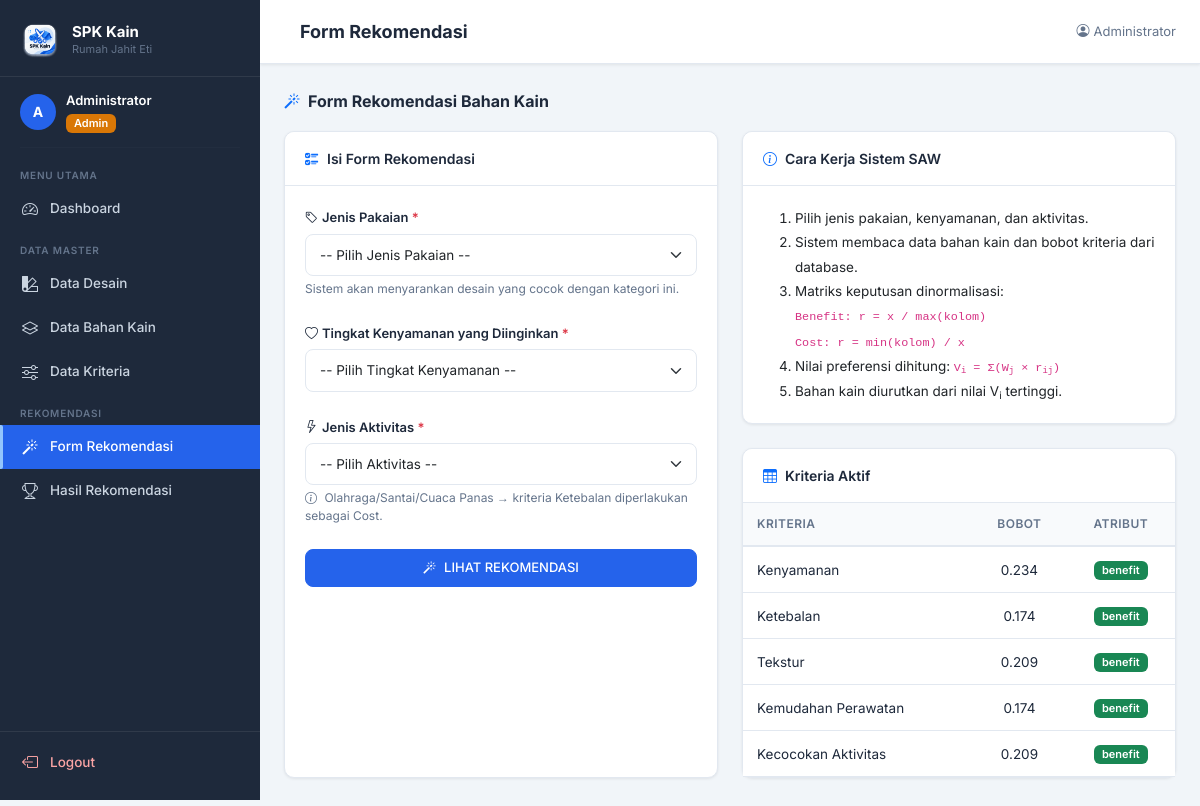
The app's page /public/rekomendasi/form.php (signed in) with its own data.
### tables this page shows
CREATE TABLE `kriteria` (
  `id`            INT          NOT NULL AUTO_INCREMENT,
  `nama_kriteria` VARCHAR(50)  NOT NULL,
  `bobot`         DECIMAL(5,3) NOT NULL COMMENT '0.000–1.000; total semua baris harus = 1.000',
  `atribut`       ENUM('benefit','cost') NOT NULL DEFAULT 'benefit',
  `created_at`    TIMESTAMP    NOT NULL DEFAULT CURRENT_TIMESTAMP,
  PRIMARY KEY (`id`)
);

### src/autoload.php (called while the page is built, shortened)
<?php
spl_autoload_register(function (string $class): void {
    $namespaceMap = [
        'Config\\'     => BASE_PATH . '/src/Config/',
        'Models\\'     => BASE_PATH . '/src/Models/',
        'Services\\'   => BASE_PATH . '/src/Services/',
        'Middleware\\' => BASE_PATH . '/src/Middleware/',
        'Helpers\\'    => BASE_PATH . '/src/Helpers/',
    ];
    foreach ($namespaceMap as $namespace => $dir) {
        if (str_starts_with($class, $namespace)) {
            $relative = substr($class, strlen($namespace));
            $file     = $dir . str_replace('\\', '/', $relative) . '.php';
            if (file_exists($file)) {
                return;
            }
        }
    }
});

### src/Config/Database.php (called while the page is built, shortened)
<?php
class Database
{
    private static ?PDO $instance = null;
    private static string $host     = '127.0.0.1';
    private static int    $port     = 3307;
    private static string $dbname   = 'spk_saw_kain';
    private static string $username = 'root';
    private static string $password = '';
    private static string $charset  = 'utf8mb4';
    public static function getInstance(): PDO
    {
        if (self::$instance === null) {
            $dsn = sprintf(
                'mysql:host=%s;port=%d;dbname=%s;charset=%s',
                self::$host,
                self::$port,
                self::$dbname,
                self::$charset
            );
            $options = [
                PDO::ATTR_ERRMODE            => PDO::ERRMODE_EXCEPTION,
                PDO::ATTR_DEFAULT_FETCH_MODE => PDO::FETCH_ASSOC,
                PDO::ATTR_EMULATE_PREPARES   => false,
            ];
            try {
                self::$instance = new PDO($dsn, self::$username, self::$password, $options);
            } catch (PDOException $e) {
                error_log('[DB Error] ' . $e->getMessage());
                die('Koneksi database gagal. Hubungi administrator.');
            }
        }
        return self::$instance;
    }
}

### src/Models/Kriteria.php (called while the page is built, shortened)
<?php
class Kriteria
{
    private PDO $db;
    public function __construct()
    {
        $this->db = Database::getInstance();
    }
    public function getAll(): array
    {
        $stmt = $this->db->query(
            'SELECT id, nama_kriteria, bobot, atribut, created_at FROM kriteria ORDER BY id'
        );
        return $stmt->fetchAll();
    }
    public function getTotalBobot(): float
    {
        $result = $this->db->query('SELECT SUM(bobot) FROM kriteria')->fetchColumn();
        return $result !== null ? round((float)$result, 3) : 0.0;
    }
}

### public/rekomendasi/form.php (the view, shortened to what this page needs)
<?php
require_once __DIR__ . '/../../src/autoload.php';
$modelDesain   = new Desain();
$modelKriteria = new Kriteria();
$kategoriList  = $modelDesain->getKategoriList();
$totalBobot    = $modelKriteria->getTotalBobot();
$bobotValid    = abs($totalBobot - 1.0) <= 0.001;
require_once __DIR__ . '/../partials/header.php';
?>
<div class="layout-wrapper">
    <?php require_once __DIR__ . '/../partials/sidebar.php'; ?>
    <main class="main-content">
        <?php require_once __DIR__ . '/../partials/navbar.php'; ?>
        <div class="content-wrapper">
            <div class="section-header">
                <h2 class="section-title">
                    <i class="bi bi-magic me-2 text-primary"></i>Form Rekomendasi Bahan Kain
                </h2>
            </div>
            <div class="row g-4">
                <div class="col-lg-6">
                    <div class="card h-100">
                        <div class="card-header">
                            <i class="bi bi-ui-checks me-2 text-primary"></i>Isi Form Rekomendasi
                        </div>
                        <div class="card-body">
                            <form method="POST" novalidate>
                                <div class="mb-4">
                                    <label for="jenis_pakaian" class="form-label">
                                        <i class="bi bi-tag me-1"></i>Jenis Pakaian <span class="text-danger">*</span>
                                    </label>
                                    <select class="form-select" id="jenis_pakaian" name="jenis_pakaian" required
                                            <?= !$bobotValid || empty($kategoriList) ? 'disabled' : '' ?>>
                                        <option value="">-- Pilih Jenis Pakaian --</option>
                                    </select>
                                    <div class="form-text">Sistem akan menyarankan desain yang cocok dengan kategori ini.</div>
                                </div>
                                <div class="mb-4">
                                    <label for="tingkat_kenyamanan" class="form-label">
                                        <i class="bi bi-heart me-1"></i>Tingkat Kenyamanan yang Diinginkan <span class="text-danger">*</span>
                                    </label>
                                    <select class="form-select" id="tingkat_kenyamanan" name="tingkat_kenyamanan" required
                                            <?= !$bobotValid ? 'disabled' : '' ?>>
                                        <option value="">-- Pilih Tingkat Kenyamanan --</option>
                                    </select>
                                </div>
                                <div class="mb-4">
                                    <label for="aktivitas" class="form-label">
                                        <i class="bi bi-lightning me-1"></i>Jenis Aktivitas <span class="text-danger">*</span>
                                    </label>
                                    <select class="form-select" id="aktivitas" name="aktivitas" required
                                            <?= !$bobotValid ? 'disabled' : '' ?>>
                                        <option value="">-- Pilih Aktivitas --</option>
                                    </select>
                                    <div class="form-text">
                                        <i class="bi bi-info-circle me-1"></i>
                                        Olahraga/Santai/Cuaca Panas → kriteria Ketebalan diperlakukan sebagai Cost.
                                    </div>
                                </div>
                                <button type="submit" class="btn btn-primary w-100 py-2"
                                        <?= !$bobotValid || empty($kategoriList) ? 'disabled' : '' ?>
                                        id="btn-rekomendasikan">
                                    <i class="bi bi-magic me-2"></i>LIHAT REKOMENDASI
                                </button>
                            </form>
                        </div>
                    </div>
                </div>
                <div class="col-lg-6">
                    <div class="card mb-4">
                        <div class="card-header">
                            <i class="bi bi-info-circle me-2 text-primary"></i>Cara Kerja Sistem SAW
                        </div>
                        <div class="card-body">
                            <ol class="mb-0" style="font-size:13.5px;line-height:1.8;">
                                <li>Pilih jenis pakaian, kenyamanan, dan aktivitas.</li>
                                <li>Sistem membaca data bahan kain dan bobot kriteria dari database.</li>
                                <li>Matriks keputusan dinormalisasi:<br>
                                    <code>Benefit: r = x / max(kolom)</code><br>
                                    <code>Cost: r = min(kolom) / x</code>
                                </li>
                                <li>Nilai preferensi dihitung: <code>V<sub>i</sub> = Σ(W<sub>j</sub> × r<sub>ij</sub>)</code></li>
                                <li>Bahan kain diurutkan dari nilai V<sub>i</sub> tertinggi.</li>
                            </ol>
                        </div>
                    </div>
                    <div class="card">
                        <div class="card-header">
                            <i class="bi bi-table me-2 text-primary"></i>Kriteria Aktif
                        </div>
                        <div class="card-body p-0">
                            <?php
                            $kriteriaList = $modelKriteria->getAll();
                            ?>
                            <table class="table table-sm mb-0">
                                <thead><tr><th>Kriteria</th><th class="text-center">Bobot</th><th class="text-center">Atribut</th></tr></thead>
                                <tbody>
                                    <?php foreach ($kriteriaList as $k): ?>
                                    <tr>
                                        <td><?= htmlspecialchars($k['nama_kriteria']) ?></td>
                                        <td class="text-center"><?= number_format($k['bobot'], 3) ?></td>
                                        <td class="text-center">
                                            <span class="badge <?= $k['atribut'] === 'benefit' ? 'bg-success' : 'bg-danger' ?> badge-sm">
                                                <?= $k['atribut'] ?>
                                            </span>
                                        </td>
                                    </tr>
                                    <?php endforeach; ?>
                                </tbody>
                            </table>
                        </div>
                    </div>
                </div>
            </div>
        </div>
    </main>
</div>
</body>
</html>

### public/assets/css/style.css (style rules this page uses)
:root { --primary: #2563EB; --primary-dark: #1D4ED8; --primary-light: #EFF6FF; --accent: #0EA5E9; --success: #16A34A; --warning: #D97706; --danger: #DC2626; --sidebar-bg: #1E293B; --sidebar-hover: #334155; --sidebar-active: #2563EB; --sidebar-text: #CBD5E1; --sidebar-label: #64748B; --sidebar-width: 260px; --navbar-height: 64px; --bg: #F1F5F9; --surface: #FFFFFF; --border: #E2E8F0; --text-main: #1E293B; --text-muted: #64748B; --radius: 10px; --shadow-sm: 0 1px 3px rgba(0,0,0,.08); --shadow: 0 4px 16px rgba(0,0,0,.10); --shadow-lg: 0 8px 32px rgba(0,0,0,.14); --transition: all .2s ease; }
*, *::before, *::after { box-sizing: border-box; }
html, body { height: 100%; margin: 0; padding: 0; }
body { font-family: 'Inter', system-ui, sans-serif; font-size: 14px; color: var(--text-main); background: var(--bg); }
.layout-wrapper { display: flex; min-height: 100vh; }
.main-content { margin-left: var(--sidebar-width); flex: 1; display: flex; flex-direction: column; min-height: 100vh; }
.content-wrapper { padding: 28px 24px; flex: 1; }
.card { border: 1px solid var(--border); border-radius: var(--radius); box-shadow: var(--shadow-sm); background: var(--surface); }
.card-header { background: var(--surface); border-bottom: 1px solid var(--border); padding: 16px 20px; font-weight: 600; font-size: 14px; color: var(--text-main); border-radius: var(--radius) var(--radius) 0 0 !important; }
.card-body { padding: 20px; }
.table { font-size: 13.5px; margin-bottom: 0; }
.table thead th { background: #F8FAFC; color: var(--text-muted); font-weight: 600; font-size: 12px; text-transform: uppercase; letter-spacing: .04em; border-bottom: 2px solid var(--border); padding: 12px 14px; white-space: nowrap; }
.table tbody td { padding: 12px 14px; vertical-align: middle; border-color: var(--border); color: var(--text-main); }
.btn { font-size: 13px; font-weight: 500; border-radius: 8px; padding: 8px 16px; transition: var(--transition); }
.btn-primary { background: var(--primary); border-color: var(--primary); }
.form-label { font-size: 13px; font-weight: 600; color: var(--text-main); margin-bottom: 6px; }
.form-control, .form-select { border-color: var(--border); border-radius: 8px; font-size: 13.5px; padding: 10px 14px; transition: var(--transition); }
.form-text { font-size: 12px; color: var(--text-muted); }
.badge { font-size: 11px; font-weight: 600; padding: 4px 8px; border-radius: 6px; }
.section-header { display: flex; align-items: center; justify-content: space-between; margin-bottom: 20px; gap: 12px; flex-wrap: wrap; }
.section-title { font-size: 16px; font-weight: 700; color: var(--text-main); margin: 0; }

### records on screen
kriteria: nama_kriteria "Kenyamanan", bobot "0.234", atribut "benefit"
kriteria: nama_kriteria "Ketebalan", bobot "0.174", atribut "benefit"
kriteria: nama_kriteria "Tekstur", bobot "0.209", atribut "benefit"
kriteria: nama_kriteria "Kemudahan Perawatan", bobot "0.174", atribut "benefit"
kriteria: nama_kriteria "Kecocokan Aktivitas", bobot "0.209", atribut "benefit"

### other values on screen
substr($_SESSION['nama'] ?? 'U', 0, 1) "A"
$_SESSION['nama'] "Administrator"
$pageTitle "Form Rekomendasi"
